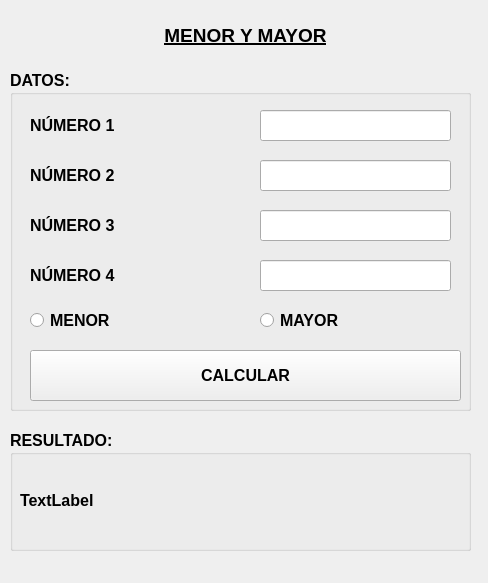
<?xml version="1.0" encoding="UTF-8"?>
<ui version="4.0">
 <class>MainWindow</class>
 <widget class="QMainWindow" name="MainWindow">
  <property name="geometry">
   <rect>
    <x>0</x>
    <y>0</y>
    <width>488</width>
    <height>583</height>
   </rect>
  </property>
  <property name="windowTitle">
   <string>MainWindow</string>
  </property>
  <widget class="QWidget" name="centralwidget">
   <widget class="QGroupBox" name="groupBox">
    <property name="geometry">
     <rect>
      <x>10</x>
      <y>70</y>
      <width>461</width>
      <height>341</height>
     </rect>
    </property>
    <property name="font">
     <font>
      <pointsize>12</pointsize>
      <weight>75</weight>
      <bold>true</bold>
     </font>
    </property>
    <property name="title">
     <string>DATOS:</string>
    </property>
    <widget class="QLabel" name="label_2">
     <property name="geometry">
      <rect>
       <x>20</x>
       <y>40</y>
       <width>201</width>
       <height>31</height>
      </rect>
     </property>
     <property name="text">
      <string>NÚMERO 1</string>
     </property>
    </widget>
    <widget class="QLineEdit" name="txtnumero1">
     <property name="geometry">
      <rect>
       <x>250</x>
       <y>40</y>
       <width>191</width>
       <height>31</height>
      </rect>
     </property>
    </widget>
    <widget class="QLineEdit" name="txtnumero2">
     <property name="geometry">
      <rect>
       <x>250</x>
       <y>90</y>
       <width>191</width>
       <height>31</height>
      </rect>
     </property>
    </widget>
    <widget class="QLabel" name="label_3">
     <property name="geometry">
      <rect>
       <x>20</x>
       <y>90</y>
       <width>201</width>
       <height>31</height>
      </rect>
     </property>
     <property name="text">
      <string>NÚMERO 2</string>
     </property>
    </widget>
    <widget class="QLineEdit" name="txtnumero3">
     <property name="geometry">
      <rect>
       <x>250</x>
       <y>140</y>
       <width>191</width>
       <height>31</height>
      </rect>
     </property>
    </widget>
    <widget class="QLabel" name="label_4">
     <property name="geometry">
      <rect>
       <x>20</x>
       <y>190</y>
       <width>201</width>
       <height>31</height>
      </rect>
     </property>
     <property name="text">
      <string>NÚMERO 4</string>
     </property>
    </widget>
    <widget class="QLabel" name="label_5">
     <property name="geometry">
      <rect>
       <x>20</x>
       <y>140</y>
       <width>201</width>
       <height>31</height>
      </rect>
     </property>
     <property name="text">
      <string>NÚMERO 3</string>
     </property>
    </widget>
    <widget class="QLineEdit" name="txtnumero4">
     <property name="geometry">
      <rect>
       <x>250</x>
       <y>190</y>
       <width>191</width>
       <height>31</height>
      </rect>
     </property>
    </widget>
    <widget class="QRadioButton" name="rbmenor">
     <property name="geometry">
      <rect>
       <x>20</x>
       <y>240</y>
       <width>201</width>
       <height>20</height>
      </rect>
     </property>
     <property name="text">
      <string>MENOR</string>
     </property>
    </widget>
    <widget class="QRadioButton" name="rbmayor">
     <property name="geometry">
      <rect>
       <x>250</x>
       <y>240</y>
       <width>201</width>
       <height>20</height>
      </rect>
     </property>
     <property name="text">
      <string>MAYOR</string>
     </property>
    </widget>
    <widget class="QPushButton" name="btncalcular">
     <property name="geometry">
      <rect>
       <x>20</x>
       <y>280</y>
       <width>431</width>
       <height>51</height>
      </rect>
     </property>
     <property name="text">
      <string>CALCULAR</string>
     </property>
    </widget>
   </widget>
   <widget class="QLabel" name="label">
    <property name="geometry">
     <rect>
      <x>20</x>
      <y>15</y>
      <width>451</width>
      <height>41</height>
     </rect>
    </property>
    <property name="font">
     <font>
      <pointsize>14</pointsize>
      <weight>75</weight>
      <bold>true</bold>
      <underline>true</underline>
     </font>
    </property>
    <property name="text">
     <string>MENOR Y MAYOR</string>
    </property>
    <property name="alignment">
     <set>Qt::AlignCenter</set>
    </property>
   </widget>
   <widget class="QGroupBox" name="groupBox_2">
    <property name="geometry">
     <rect>
      <x>10</x>
      <y>430</y>
      <width>461</width>
      <height>121</height>
     </rect>
    </property>
    <property name="font">
     <font>
      <pointsize>12</pointsize>
      <weight>75</weight>
      <bold>true</bold>
     </font>
    </property>
    <property name="title">
     <string>RESULTADO:</string>
    </property>
    <widget class="QLabel" name="lblresultado">
     <property name="geometry">
      <rect>
       <x>10</x>
       <y>30</y>
       <width>441</width>
       <height>81</height>
      </rect>
     </property>
     <property name="text">
      <string>TextLabel</string>
     </property>
    </widget>
   </widget>
  </widget>
 </widget>
 <resources/>
 <connections/>
</ui>
